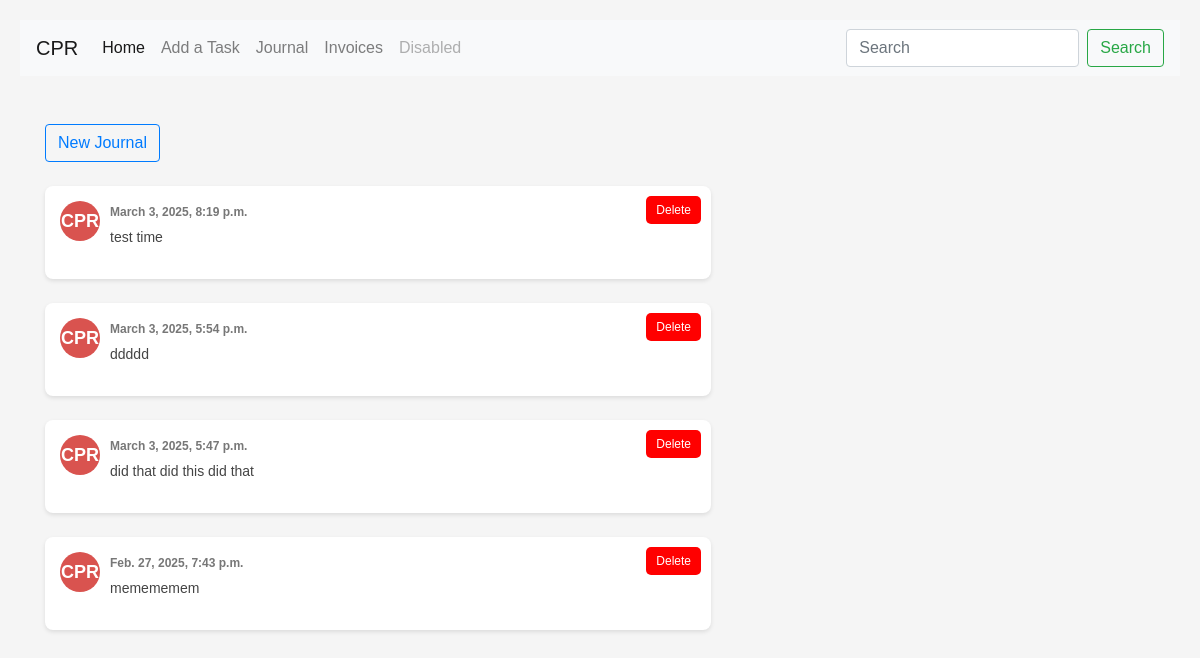
/journal (signed in), run on the app's committed database.
### task_app/models.py (models this page shows, shortened)
class Journal(models.Model):
	owner = models.ForeignKey(User, null=True, on_delete=models.SET_NULL)
	title = models.TextField(blank=True, null=True)
	notes = models.TextField(blank=False, null=False)
	date_created = models.DateTimeField(auto_now_add=True)

### task_app/views.py (the view)
# urls.py: path('journal', views.thread, name="journal"),
@login_required(login_url='login')
def thread(request):
    get_user = request.user
    pst_tz = pytz.timezone("America/Los_Angeles")
    all_threads = Journal.objects.order_by("-id")[:10]
    for thread in all_threads:
        if thread.date_created.tzinfo is None:
            thread.date_created = pytz.utc.localize(thread.date_created)
        thread.date_created = thread.date_created.astimezone(pst_tz)
        print(f"Converted date: {thread.date_created}")  # Debugging output
    context = {
        "all_threads": all_threads,
        "get_user": get_user,
    }
    return render(request, "thread.html", context)

### task_app/templates/thread.html (shortened to what this page needs)
{% extends "base.html" %}
{% block content %}
    <a href="{% url 'add_journal' %}" class="btn btn-outline-primary">New Journal</a></br></br>
    {% for thread in all_threads %}
    <div class="comment-box">
        {% if thread.owner.first_name %}
           <div class="profile-icon">{{ thread.owner.first_name|default:''|slice:":1" }}{{ thread.owner.last_name|default:''|slice:":1" }}</div>
        {% else %}
           <div class="profile-icon">CPR</div>
        {% endif %}
        <div class="comment-content">
            {% if thread.owner %}
                <div class="comment-header">{{ thread.owner }}<span class="timestamp"> {{ thread.date_created }}</span></div>
            {% else %}
                <div class="comment-header"><span class="timestamp"> {{ thread.date_created }}</span></div>
            {% endif %}
            <div class="comment-text">
                <strong></strong><p> {{ thread.notes }}</p>
            </div>
        </div>
        <form method="POST" action="{% url 'delete_journal' thread.id %}">
            <button type="submit" class="delete-btn">Delete</button>
        </form>
    </div></br>
    {% endfor %}
{% endblock %}

### task_app/templates/thread.html (style rules this page uses)
body { font-family: Arial, sans-serif; background-color: #f5f5f5; padding: 20px; }
.comment-box { background: white; border-radius: 8px; padding: 15px; box-shadow: 0 2px 4px rgba(0, 0, 0, 0.1); display: flex; align-items: flex-start; width: 60%; position: relative; }
.profile-icon { width: 40px; height: 40px; background-color: #d9534f; color: white; font-weight: bold; font-size: 18px; display: flex; justify-content: center; align-items: center; border-radius: 50%; margin-right: 10px; flex-shrink: 0; }
.comment-content { flex-grow: 1; }
.comment-header { font-size: 14px; font-weight: bold; color: #333; }
.timestamp { font-size: 12px; color: #777; }
.comment-text { font-size: 14px; color: #444; margin-top: 5px; }
.delete-btn { background-color: red; color: white; border: none; padding: 5px 10px; border-radius: 5px; cursor: pointer; position: absolute; top: 10px; right: 10px; font-size: 12px; }

### data on the page
Journal: shows "CPR", date_created "March 3, 2025, 8:19 p.m.", notes "test time"
Journal: shows "CPR", date_created "March 3, 2025, 5:54 p.m.", notes "ddddd"
Journal: shows "CPR", date_created "March 3, 2025, 5:47 p.m.", notes "did that did this did that"
Journal: shows "CPR", date_created "Feb. 27, 2025, 7:43 p.m.", notes "memememem"
